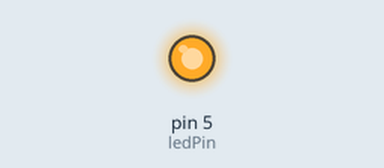
Bench run of a sketch on a simulated Arduino Uno, built with avr-gcc and run on an emulated ATmega328P. Parts: output pins drawn as LEDs (lit = HIGH).

Above: at 1.5 s.
At 5.3 s:
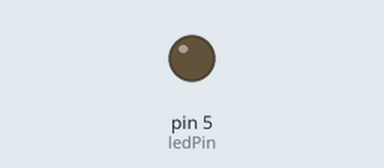
Timing chart, 0 to 8.8 s (numbered marks = the images above):
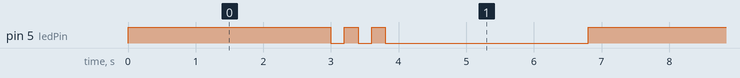

Measured:
- by itself, pin 5 (ledPin): repeats every 6.8 s: 2 × (LOW 0.20 s, HIGH 0.20 s), LOW 3.0 s, HIGH 3.0 s
- by itself, everything shown: repeats every 6.8 s, in 6 steps

The sketch:

overdue.ino
```cpp
// the setup function runs once when you press reset or power the board

int ledPin = 5;
void setup() {
  // initialize digital pin LED_BUILTIN as an output.
  pinMode(ledPin, OUTPUT);
}

// the loop function runs over and over again forever
void loop() {
  digitalWrite(ledPin, HIGH);   // turn the LED on (HIGH is the voltage level)
  delay(3000);                       // wait for a second


  digitalWrite(ledPin, LOW);    // turn the LED off by making the voltage LOW
  delay(200);                       // wait for a second

  digitalWrite(ledPin, HIGH);   // turn the LED on (HIGH is the voltage level)
  delay(200);

   digitalWrite(ledPin, LOW);    // turn the LED off by making the voltage LOW
  delay(200);                       // wait for a second

  digitalWrite(ledPin, HIGH);   // turn the LED on (HIGH is the voltage level)
  delay(200);

  digitalWrite(ledPin, LOW);    // turn the LED off by making the voltage LOW
  delay(3000);

}
```
